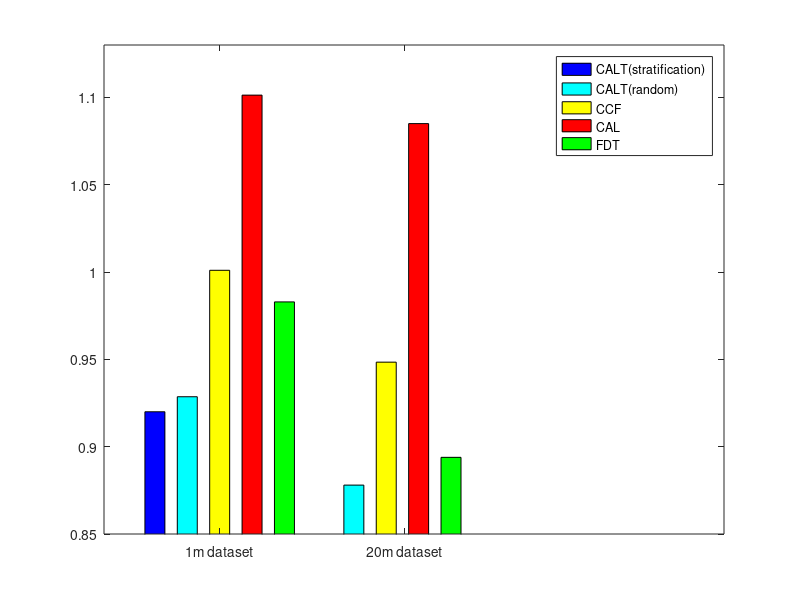

Here is the MATLAB script that generated this plot:
%% RMSE and lambda
% plot([0.005, 0.01, 0.02, 0.03, 0.04, 0.05, 0.06, 0.07, 0.08, 0.09, 0.10, 0.11, 0.12, 0.13, 0.14, 0.15], rmse_list,'-o');
% % title(['Depth versus RMSE']);
% ylabel('RMSE');
% xlabel('\lambda');
% set(gcf, 'Color' , 'w'  );

%% RMSE and different models
% c = categorical({'1m Dataset', '20m Dataset'});
% y = [0.9200 0.9286 0.9829 1.0010 1.1013; 0 0.8780 0.8939 0.9484 1.0850];
% bar(c, y);
% label = legend('ACDT(stratification)',...
%     'ACDT(random)', 'FDT(level5, 0.10)', 'CCF', 'CAL(regularization 5)',...
%      'location', 'best');
% ylim([0.85 1.13]);

%% RMSE and Active Learning
% y = rmse_list;
% bar(y, 'c');
% ylim([0.85 0.96]);
% set(gca,'xticklabel',{'508~52', '52~23', '23~12', '12~6', '6~3', '3~2', '2~1', '1~0'});,
% ylabel('RMSE');
% xlabel('Ratings Elicited');

%% RMSE between Random and Stratification
% plot([1:7], [r2; s2],'-o');
% % title(['Depth versus RMSE']);
% ylabel('RMSE');
% xlabel('Depth');
% set(gcf, 'Color' , 'w'  );
% ylim([0.92 1.03]);
% label = legend('ACDT(random)','ACDT(stratification)');

r = ['b', 'c', 'y', 'r', 'g'];

x1 = [12, 19, 26, 33, 40];
x2 = [48, 55, 62, 69, 76];
y1 = [0.9200 0.9286 1.0010 1.1013 0.9829];
y2 = [0 0.8780 0.9484 1.0850 0.8939];

for i = 1:size(x1, 2)
    x = [x1(i), x2(i)];
    y = [y1(i), y2(i)];
    h = bar(x, y, 0.12, r(i))
    hold on
end

set(gca, 'XTick', [26, 66])
set(gca, 'XTicklabel', {'1m dataset', '20m dataset'}, 'FontSize', 10)
h = gca
xlim([1 135]);
ylim([0.85 1.13]);
legend('CALT(stratification)', 'CALT(random)', ...
    'CCF', 'CAL', 'FDT');
